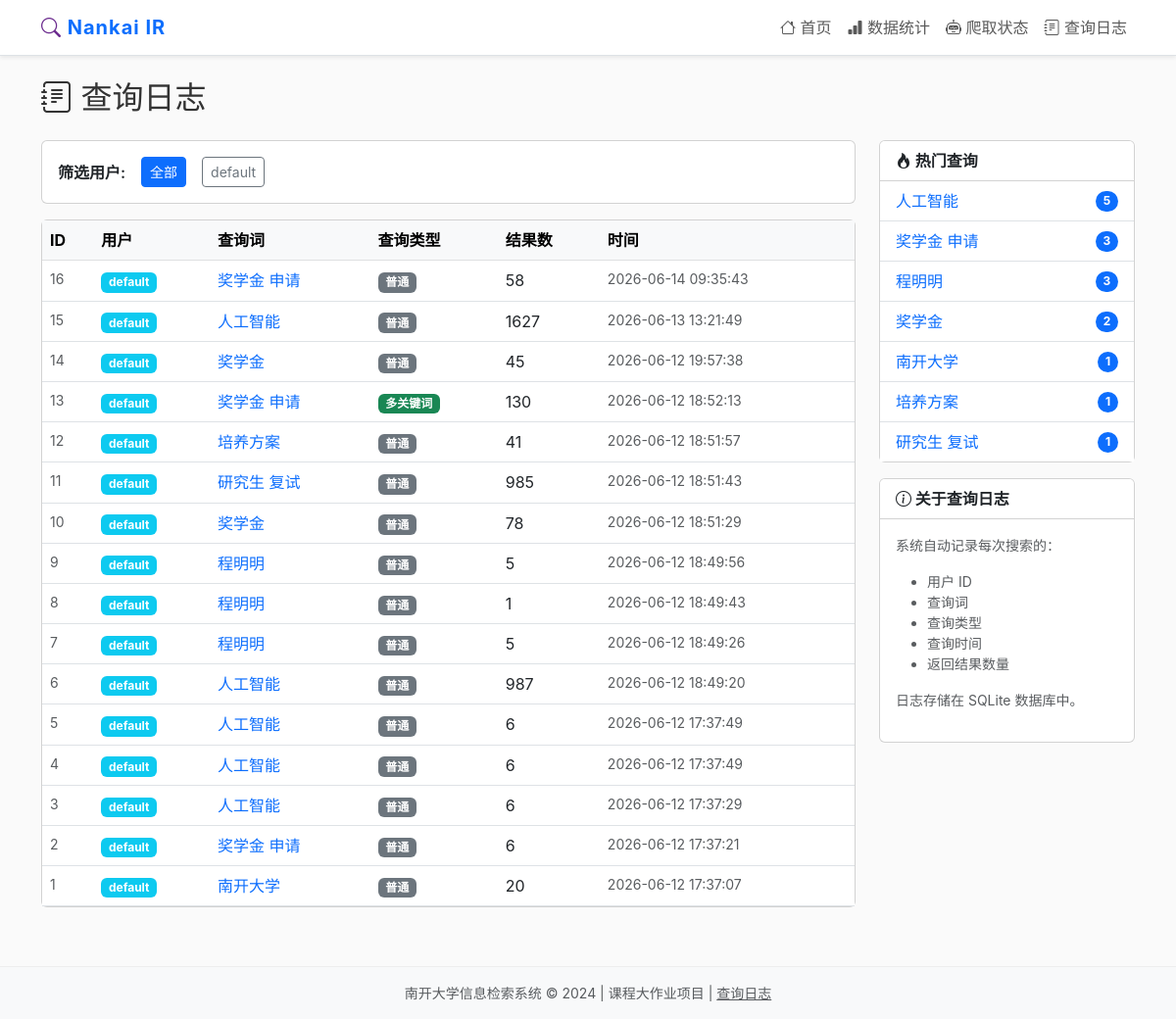
Page /logs on the committed database.
### tables this page shows
CREATE TABLE search_logs (
            id INTEGER PRIMARY KEY AUTOINCREMENT,
            user_id TEXT DEFAULT 'default',
            query TEXT NOT NULL,
            search_type TEXT DEFAULT 'normal',
            filters TEXT DEFAULT '',
            result_count INTEGER DEFAULT 0,
            search_time TEXT NOT NULL
        );

### web/app.py (the view)
    @app.route("/logs")
    def logs():
        user_filter = request.args.get("user_id", "")
        page = int(request.args.get("page", 1))
        per_page = 50
        offset = (page - 1) * per_page
        logs_data = db.get_search_logs(
            user_id=user_filter or None,
            limit=per_page,
            offset=offset,
        )
        total_count = db.get_search_count()
        total_pages = max(1, -(-total_count // per_page))  # 向上取整
        popular = db.get_popular_queries(10)
        all_users = set()
        for log in logs_data:
            all_users.add(log.get("user_id", ""))
        return render_template(
            "logs.html",
            logs=logs_data,
            popular=popular,
            user_filter=user_filter,
            all_users=sorted(all_users),
            page=page,
            total_pages=total_pages,
            total_count=total_count,
        )

### database/db.py (called while the page is built)
    def _get_conn(self):
        return sqlite3.connect(self.db_file)

    def get_popular_queries(self, limit: int = 10) -> list[dict]:
        try:
            conn = self._get_conn()
            conn.row_factory = sqlite3.Row
            cursor = conn.cursor()
            cursor.execute(
                """SELECT query, COUNT(*) as cnt
                   FROM search_logs
                   GROUP BY query
                   ORDER BY cnt DESC
                   LIMIT ?""",
                (limit,)
            )
            rows = cursor.fetchall()
            conn.close()
            return [dict(row) for row in rows]
        except Exception as e:
            print(f"[DB] 获取热门查询失败: {e}")
            return []

    def get_search_count(self) -> int:
        try:
            conn = self._get_conn()
            cursor = conn.cursor()
            cursor.execute("SELECT COUNT(*) FROM search_logs")
            count = cursor.fetchone()[0]
            conn.close()
            return count
        except Exception:
            return 0

### web/templates/logs.html (shortened to what this page needs)
{% extends "base.html" %}
{% block content %}
<h2 class="mb-4"><i class="bi bi-journal-text"></i> 查询日志</h2>
<div class="row">
    <div class="col-md-9">
        <div class="card mb-3">
            <div class="card-body d-flex gap-3 align-items-center flex-wrap">
                <span class="fw-semibold">筛选用户:</span>
                <a href="/logs" class="btn btn-sm {% if not user_filter %}btn-primary{% else %}btn-outline-secondary{% endif %}">全部</a>
                {% for u in all_users %}
                <a href="/logs?user_id={{ u }}" class="btn btn-sm {% if user_filter == u %}btn-primary{% else %}btn-outline-secondary{% endif %}">{{ u }}</a>
                {% endfor %}
            </div>
        </div>
        <div class="card">
            <div class="card-body p-0">
                <div class="table-responsive">
                    <table class="table table-hover mb-0">
                        <thead class="table-light">
                            <tr>
                                <th>ID</th>
                                <th>用户</th>
                                <th>查询词</th>
                                <th>查询类型</th>
                                <th>结果数</th>
                                <th>时间</th>
                            </tr>
                        </thead>
                        <tbody>
                            {% for log in logs %}
                            <tr>
                                <td class="text-muted small">{{ log.id }}</td>
                                <td><span class="badge bg-info">{{ log.user_id }}</span></td>
                                <td>
                                    <a href="/search?q={{ log.query }}&type={{ log.search_type }}" class="text-decoration-none">
                                        {{ log.query }}
                                    </a>
                                </td>
                                <td>
                                    {% if log.search_type == 'normal' %}
                                    <span class="badge bg-secondary">普通</span>
                                    {% elif log.search_type == 'exact' %}
                                    <span class="badge bg-primary">精确</span>
                                    {% elif log.search_type == 'multi' %}
                                    <span class="badge bg-success">多关键词</span>
                                    {% elif log.search_type == 'wildcard' %}
                                    <span class="badge bg-warning text-dark">通配</span>
                                    {% elif log.search_type == 'fuzzy' %}
                                    <span class="badge bg-info">模糊</span>
                                    {% elif log.search_type == 'doc' %}
                                    <span class="badge bg-dark">文档</span>
                                    {% else %}
                                    <span class="badge bg-light text-dark">{{ log.search_type }}</span>
                                    {% endif %}
                                </td>
                                <td>{{ log.result_count }}</td>
                                <td class="text-muted small">{{ log.search_time }}</td>
                            </tr>
                            {% endfor %}
                        </tbody>
                    </table>
                </div>
            </div>
        </div>
    </div>
    <div class="col-md-3">
        <div class="card">
            <div class="card-header bg-white">
                <strong><i class="bi bi-fire"></i> 热门查询</strong>
            </div>
            <div class="card-body p-0">
                <ul class="list-group list-group-flush">
                    {% for pq in popular %}
                    <li class="list-group-item d-flex justify-content-between align-items-center">
                        <a href="/search?q={{ pq.query }}" class="text-decoration-none">{{ pq.query }}</a>
                        <span class="badge bg-primary rounded-pill">{{ pq.cnt }}</span>
                    </li>
                    {% endfor %}
                </ul>
            </div>
        </div>
        <div class="card mt-3">
            <div class="card-header bg-white">
                <strong><i class="bi bi-info-circle"></i> 关于查询日志</strong>
            </div>
            <div class="card-body small text-muted">
                <p>系统自动记录每次搜索的：</p>
                <ul>
                    <li>用户 ID</li>
                    <li>查询词</li>
                    <li>查询类型</li>
                    <li>查询时间</li>
                    <li>返回结果数量</li>
                </ul>
                <p>日志存储在 SQLite 数据库中。</p>
            </div>
        </div>
    </div>
</div>
{% endblock %}

### web/templates/base.html (shortened to what this page needs)
<!DOCTYPE html>
<html lang="zh-CN">
<head>
    <link href="https://cdn.jsdelivr.net/npm/bootstrap@5.3.0/dist/css/bootstrap.min.css" rel="stylesheet">
    <link href="https://cdn.jsdelivr.net/npm/bootstrap-icons@1.11.0/font/bootstrap-icons.css" rel="stylesheet">
    <link href="{{ url_for('static', filename='css/style.css') }}" rel="stylesheet">
</head>
<body>
    <nav class="navbar navbar-expand-lg navbar-light bg-white border-bottom shadow-sm">
        <div class="container">
            <a class="navbar-brand fw-bold text-primary" href="/">
                <i class="bi bi-search"></i> Nankai IR
            </a>
            <div class="collapse navbar-collapse" id="navbarNav">
                <ul class="navbar-nav ms-auto">
                    <li class="nav-item">
                        <a class="nav-link" href="/"><i class="bi bi-house"></i> 首页</a>
                    </li>
                    <li class="nav-item">
                        <a class="nav-link" href="/stats"><i class="bi bi-bar-chart-fill"></i> 数据统计</a>
                    </li>
                    <li class="nav-item">
                        <a class="nav-link" href="/crawl-status"><i class="bi bi-robot"></i> 爬取状态</a>
                    </li>
                    <li class="nav-item">
                        <a class="nav-link" href="/logs"><i class="bi bi-journal-text"></i> 查询日志</a>
                    </li>
                </ul>
            </div>
        </div>
    </nav>
    <main class="container mt-4">
        {% block content %}{% endblock %}
    </main>
    <footer class="footer mt-5 py-3 bg-light text-center text-muted small">
        <div class="container">
            南开大学信息检索系统 &copy; 2024 | 课程大作业项目 |
            <a href="/logs" class="text-muted">查询日志</a>
        </div>
    </footer>
</body>
</html>

### web/static/css/style.css (style rules this page uses)
body { font-family: -apple-system, BlinkMacSystemFont, "Segoe UI", "PingFang SC", "Hiragino Sans GB", "Microsoft YaHei", "Helvetica Neue", Helvetica, Arial, sans-serif; background-color: #fafafa; color: #333; }
.navbar-brand { font-size: 20px; letter-spacing: 1px; }
.navbar-brand .bi-search { color: #6c2c8f; }
.badge.bg-secondary { background-color: #6c757d !important; }
.footer { border-top: 1px solid #eee; margin-top: 60px !important; }

### rows in the picture
search_logs: user "default", id "16", user_id "default", query "奖学金 申请", search_type "普通", result_count "58", search_time "2026-06-14 09:35:43"
search_logs: id "15", user_id "default", query "人工智能", search_type "普通", result_count "1627", search_time "2026-06-13 13:21:49"
search_logs: id "14", user_id "default", query "奖学金", search_type "普通", result_count "45", search_time "2026-06-12 19:57:38"
search_logs: id "13", user_id "default", query "奖学金 申请", search_type "多关键词", result_count "130", search_time "2026-06-12 18:52:13"
search_logs: id "12", user_id "default", query "培养方案", search_type "普通", result_count "41", search_time "2026-06-12 18:51:57"
search_logs: id "11", user_id "default", query "研究生 复试", search_type "普通", result_count "985", search_time "2026-06-12 18:51:43"
search_logs: id "10", user_id "default", query "奖学金", search_type "普通", result_count "78", search_time "2026-06-12 18:51:29"
search_logs: id "9", user_id "default", query "程明明", search_type "普通", result_count "5", search_time "2026-06-12 18:49:56"
search_logs: id "8", user_id "default", query "程明明", search_type "普通", result_count "1", search_time "2026-06-12 18:49:43"
search_logs: id "7", user_id "default", query "程明明", search_type "普通", result_count "5", search_time "2026-06-12 18:49:26"
search_logs: id "6", user_id "default", query "人工智能", search_type "普通", result_count "987", search_time "2026-06-12 18:49:20"
search_logs: id "5", user_id "default", query "人工智能", search_type "普通", result_count "6", search_time "2026-06-12 17:37:49", cnt "5"
search_logs: id "4", user_id "default", query "人工智能", search_type "普通", result_count "6", search_time "2026-06-12 17:37:49"
search_logs: id "3", user_id "default", query "人工智能", search_type "普通", result_count "6", search_time "2026-06-12 17:37:29"
search_logs: id "2", user_id "default", query "奖学金 申请", search_type "普通", result_count "6", search_time "2026-06-12 17:37:21"
search_logs: id "1", user_id "default", query "南开大学", search_type "普通", result_count "20", search_time "2026-06-12 17:37:07", cnt "1"

### other values in the picture
{{ pq.query }} "奖学金 申请" "程明明" "奖学金" "培养方案" "研究生 复试"
{{ pq.cnt }} "3" "3" "2" "1" "1"
